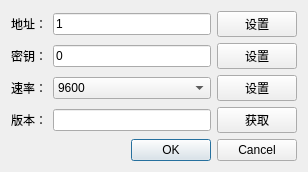
<?xml version="1.0" encoding="UTF-8"?>
<ui version="4.0">
 <class>ModemSetDialog</class>
 <widget class="QDialog" name="ModemSetDialog">
  <property name="geometry">
   <rect>
    <x>0</x>
    <y>0</y>
    <width>308</width>
    <height>157</height>
   </rect>
  </property>
  <property name="windowTitle">
   <string>抄控器设置</string>
  </property>
  <layout class="QGridLayout" name="gridLayout">
   <item row="0" column="2">
    <widget class="QPushButton" name="pushButtonSetID">
     <property name="text">
      <string>设置</string>
     </property>
    </widget>
   </item>
   <item row="0" column="0">
    <widget class="QLabel" name="label">
     <property name="text">
      <string>地址：</string>
     </property>
    </widget>
   </item>
   <item row="0" column="1">
    <widget class="QLineEdit" name="lineEditID">
     <property name="toolTip">
      <string>十进制</string>
     </property>
     <property name="inputMask">
      <string>0000000000</string>
     </property>
     <property name="text">
      <string>1</string>
     </property>
    </widget>
   </item>
   <item row="3" column="0">
    <widget class="QLabel" name="label_3">
     <property name="text">
      <string>版本：</string>
     </property>
    </widget>
   </item>
   <item row="3" column="1">
    <widget class="QLineEdit" name="lineEditVer">
     <property name="readOnly">
      <bool>true</bool>
     </property>
    </widget>
   </item>
   <item row="1" column="0">
    <widget class="QLabel" name="label_2">
     <property name="text">
      <string>密钥：</string>
     </property>
    </widget>
   </item>
   <item row="3" column="2">
    <widget class="QPushButton" name="pushButtonGetVer">
     <property name="text">
      <string>获取</string>
     </property>
    </widget>
   </item>
   <item row="1" column="1">
    <widget class="QLineEdit" name="lineEditKey">
     <property name="toolTip">
      <string>十进制</string>
     </property>
     <property name="inputMask">
      <string>000000</string>
     </property>
     <property name="text">
      <string>0</string>
     </property>
    </widget>
   </item>
   <item row="1" column="2">
    <widget class="QPushButton" name="pushButtonSetKey">
     <property name="text">
      <string>设置</string>
     </property>
    </widget>
   </item>
   <item row="5" column="0" colspan="3">
    <widget class="QDialogButtonBox" name="buttonBox">
     <property name="orientation">
      <enum>Qt::Horizontal</enum>
     </property>
     <property name="standardButtons">
      <set>QDialogButtonBox::Cancel|QDialogButtonBox::Ok</set>
     </property>
    </widget>
   </item>
   <item row="2" column="0">
    <widget class="QLabel" name="label_4">
     <property name="text">
      <string>速率：</string>
     </property>
    </widget>
   </item>
   <item row="2" column="1">
    <widget class="QComboBox" name="comboBoxBaud">
     <property name="currentIndex">
      <number>2</number>
     </property>
     <item>
      <property name="text">
       <string>2400</string>
      </property>
     </item>
     <item>
      <property name="text">
       <string>4800</string>
      </property>
     </item>
     <item>
      <property name="text">
       <string>9600</string>
      </property>
     </item>
     <item>
      <property name="text">
       <string>57600</string>
      </property>
     </item>
     <item>
      <property name="text">
       <string>115200</string>
      </property>
     </item>
    </widget>
   </item>
   <item row="2" column="2">
    <widget class="QPushButton" name="pushButtonSetBaud">
     <property name="text">
      <string>设置</string>
     </property>
    </widget>
   </item>
  </layout>
 </widget>
 <resources/>
 <connections>
  <connection>
   <sender>buttonBox</sender>
   <signal>accepted()</signal>
   <receiver>ModemSetDialog</receiver>
   <slot>accept()</slot>
   <hints>
    <hint type="sourcelabel">
     <x>248</x>
     <y>254</y>
    </hint>
    <hint type="destinationlabel">
     <x>157</x>
     <y>274</y>
    </hint>
   </hints>
  </connection>
  <connection>
   <sender>buttonBox</sender>
   <signal>rejected()</signal>
   <receiver>ModemSetDialog</receiver>
   <slot>reject()</slot>
   <hints>
    <hint type="sourcelabel">
     <x>316</x>
     <y>260</y>
    </hint>
    <hint type="destinationlabel">
     <x>286</x>
     <y>274</y>
    </hint>
   </hints>
  </connection>
 </connections>
</ui>
